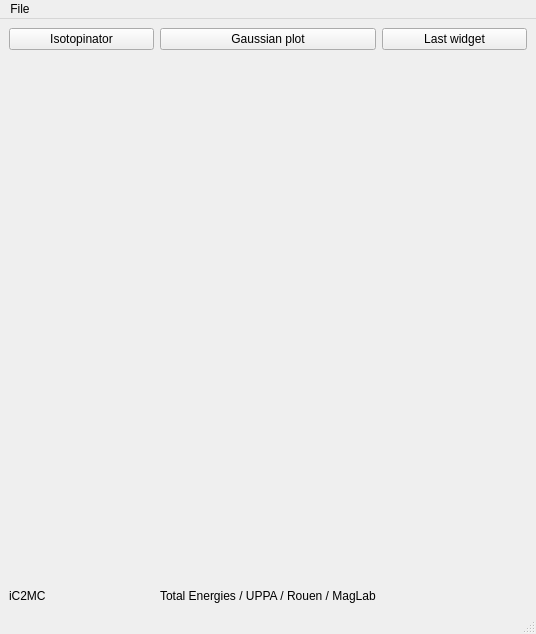
<?xml version="1.0" encoding="UTF-8"?>
<ui version="4.0">
 <class>main</class>
 <widget class="QMainWindow" name="main">
  <property name="geometry">
   <rect>
    <x>0</x>
    <y>0</y>
    <width>536</width>
    <height>634</height>
   </rect>
  </property>
  <property name="windowTitle">
   <string>Application Test</string>
  </property>
  <widget class="QWidget" name="centralwidget">
   <layout class="QGridLayout" name="gridLayout_2">
    <item row="0" column="0">
     <layout class="QGridLayout" name="gridLayout" columnstretch="0,0,0">
      <property name="sizeConstraint">
       <enum>QLayout::SetMinAndMaxSize</enum>
      </property>
      <item row="0" column="0">
       <widget class="QPushButton" name="select_isotopinator">
        <property name="text">
         <string>Isotopinator</string>
        </property>
       </widget>
      </item>
      <item row="0" column="1">
       <widget class="QPushButton" name="select_plot_widget">
        <property name="text">
         <string>Gaussian plot</string>
        </property>
       </widget>
      </item>
      <item row="2" column="1">
       <widget class="QLabel" name="label">
        <property name="text">
         <string>Total Energies / UPPA / Rouen / MagLab</string>
        </property>
       </widget>
      </item>
      <item row="0" column="2">
       <widget class="QPushButton" name="select_last_widget">
        <property name="text">
         <string>Last widget</string>
        </property>
       </widget>
      </item>
      <item row="2" column="0">
       <widget class="QLabel" name="label_institute">
        <property name="text">
         <string>iC2MC</string>
        </property>
       </widget>
      </item>
      <item row="1" column="0" colspan="3">
       <widget class="QStackedWidget" name="stackedWidget">
        <property name="minimumSize">
         <size>
          <width>500</width>
          <height>500</height>
         </size>
        </property>
        <property name="currentIndex">
         <number>-1</number>
        </property>
       </widget>
      </item>
     </layout>
    </item>
   </layout>
  </widget>
  <widget class="QMenuBar" name="menubar">
   <property name="geometry">
    <rect>
     <x>0</x>
     <y>0</y>
     <width>536</width>
     <height>24</height>
    </rect>
   </property>
   <widget class="QMenu" name="menuFile">
    <property name="title">
     <string>File</string>
    </property>
    <addaction name="actionquit"/>
   </widget>
   <addaction name="menuFile"/>
  </widget>
  <widget class="QStatusBar" name="statusbar"/>
  <action name="actionquit">
   <property name="text">
    <string>quit</string>
   </property>
  </action>
 </widget>
 <resources/>
 <connections/>
</ui>
